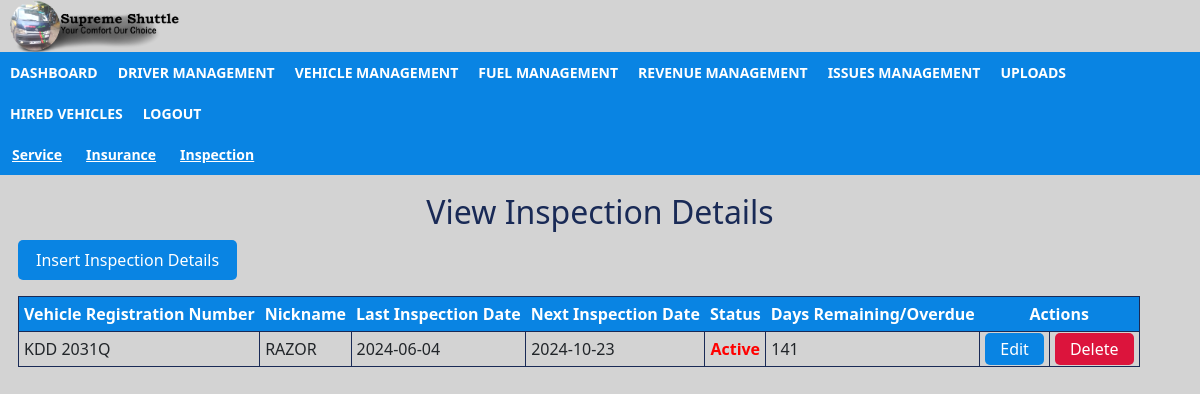
/view_inspection.php, run on the app's committed database.
### tables this page shows
CREATE TABLE `inspection` (
  `id` int(10) NOT NULL,
  `vehicle_reg_no` varchar(100) NOT NULL,
  `nickname` varchar(100) NOT NULL,
  `last_inspection` date NOT NULL,
  `next_inspection` date NOT NULL,
  `status` varchar(100) NOT NULL,
  `remaining_days` int(100) NOT NULL
);

### view_inspection.php (the view, shortened to what this page needs)
<!doctype html>
<html lang="en">
  <head>
    <link href="https://cdn.jsdelivr.net/npm/bootstrap@5.2.3/dist/css/bootstrap.min.css" rel="stylesheet">
    <link rel="stylesheet" href="/style.css">
  </head>
          <body>
                <div class="header">
                    <a href="#.php"><img src="/images/supremeshuttlelogo.png"></a>
                </div>
                <div class="topnav" id="myTopnav">
                    <a href="dashboard_admin.php"> DASHBOARD</a>
                    <a href="view_driver.php">DRIVER MANAGEMENT</a>
                    <a href="view_vehicle.php">VEHICLE MANAGEMENT</a>
                    <a href="view_fuel.php"> FUEL MANAGEMENT</a>
                    <a href="view_revenue.php">REVENUE MANAGEMENT</a>
                    <a href="view_issues.php">ISSUES MANAGEMENT</a>
                    <a href="upload_form.php">UPLOADS</a>
                    <a href="view_hired_vehicles.php"> HIRED VEHICLES</a>
                    <a href="index.php">LOGOUT</a>
                </div>
                <div class="secnav">
                  <a href="view_service.php">Service</a>
                  <a href="view_insurance.php">Insurance </a>
                  <a href="view_inspection.php">Inspection</a>
                </div>
                    <?php
                      include 'config.php';
                      $select="SELECT*FROM inspection";
                      $select_q=mysqli_query($con,$select);
                      $data=mysqli_num_rows($select_q);
                    ?>
                  <div class="table">
                      <h2>View Inspection Details</h2>
                      <p><a href="insert_inspection.php">Insert Inspection Details </a></p>
                      <table>
                          <tr>
                              <th>Vehicle Registration Number</th>
                              <th>Nickname</th>
                              <th>Last Inspection Date</th>
                              <th>Next Inspection Date</th>
                              <th >Status</th>
                              <th>Days Remaining/Overdue </th>
                              <th colspan="2">Actions </th>
                          </tr>
                          <?php
                                if($data){
                                    while ($row=mysqli_fetch_array($select_q)){
                          ?>
                          <tr>
                              <td><?php echo $row['vehicle_reg_no'] ?></td>
                              <td><?php echo $row['nickname'] ?></td>
                              <td><?php echo $row['last_inspection'] ?></td>
                              <td><?php echo $row['next_inspection'] ?></td>
                              <td style="color:red; font-weight:600;"><?php echo $row['status'] ?></td>
                              <td><?php echo $row['remaining_days'] ?></td>
                              <td><a href="edit_inspection.php?id=<?php echo $row['id'] ?> " style="background-color: #0984e3;color: white; padding: 5px 15px; text-align: center; text-decoration: none; border-radius: 5px;"; >Edit</td>
                              <td><a onclick="return confirm('Are you sure you want to delete?')" href="delete_inspection.php?id=<?php echo $row['id'] ?>" style="background-color: crimson;color: white; padding: 5px 15px; text-align: center; text-decoration: none; border-radius: 5px;"; >Delete</td>
                          </tr>
                          <?php
                                    }
                                }
                          ?>
                      </table>
                  </div>
          </body>
</html>

### style.css (style rules this page uses)
* { box-sizing: border-box; }
body { background-color:lightgrey; margin:0; padding: 0; }
.header img { padding: 0px 0px; display:inline-block; padding-left: 10px; margin-left: auto; margin-right: auto; width: 15%; }
.topnav { overflow:hidden; background-color:#0984e3; position:static; top: 0px; width: 100%; }
.topnav a { float: left; display: block; color: white; text-align: center; padding: 10px 10px; text-decoration: none; font-size: 14px; font-weight:bolder; }
.secnav { overflow:hidden; background-color:#0984e3; position:static; top: 0px; width: 100%; }
.secnav a { float: left; display: block; color: white; text-align: center; padding: 10px 12px; text-decoration:underline; font-size: 14px; font-weight:bold; }
img { display: block; margin-left: auto; margin-right: auto; }
body { background-color:lightgrey; }
.table { padding: 18px; }
.table th { padding: 5px; text-align: center; background-color:#0984e3; color: white; }
.table h2 { color: #192a56 ; text-align: center; }
.table td, tr { border: solid #192a56 1px; padding: 5px; }
p a { background-color:#0984e3; color: white; padding: 8px 18px; text-align: center; text-decoration: none; display: inline-block; border-radius: 5px; }

### data on the page
inspection: vehicle_reg_no "KDD 2031Q", nickname "RAZOR", last_inspection "2024-06-04", next_inspection "2024-10-23", status "Active", remaining_days "141"
